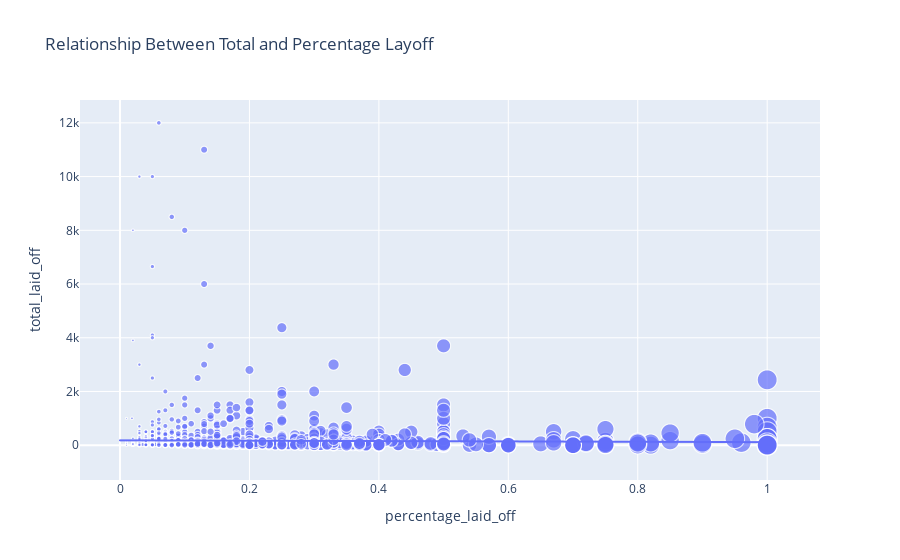

Notebook cell for this chart:
### Code cell
figure = px.scatter( data_frame = df,x="percentage_laid_off",
                    y="total_laid_off", size="percentage_laid_off", trendline="ols", 
                    title= "Relationship Between Total and Percentage Layoff")
figure.show()
#There is a linear relationship. It means that Virat Kohli likes playing fours. The more runs he scores in the innings, the more fours he plays.

### Figure 1 — Plotly figure (JSON) as saved in the notebook; plotly's stock layout.template omitted (floating-point values rounded to 4 significant figures; data arrays with more than 128 entries replaced by an {"elided": "..."} marker saying what was removed)
{"data": [{"hovertemplate": "percentage_laid_off=%{marker.size}<br>total_laid_off=%{y}<extra></extra>", "legendgroup": "", "marker": {"color": "#636efa", "size": {"elided": "2413 float values"}, "sizemode": "area", "sizeref": 0.0025, "symbol": "circle"}, "mode": "markers", "name": "", "showlegend": false, "type": "scattergl", "x": {"elided": "2413 float values"}, "xaxis": "x", "y": {"elided": "2413 int values"}, "yaxis": "y"}, {"hovertemplate": "<b>OLS trendline</b><br>total_laid_off = -66.9496 * percentage_laid_off + 180.775<br>R<sup>2</sup>=0.000544<br><br>percentage_laid_off=%{x}<br>total_laid_off=%{y} <b>(trend)</b><extra></extra>", "legendgroup": "", "marker": {"color": "#636efa", "symbol": "circle"}, "mode": "lines", "name": "", "showlegend": false, "type": "scattergl", "x": {"elided": "2413 float values"}, "xaxis": "x", "y": {"elided": "2413 float values"}, "yaxis": "y"}], "layout": {"legend": {"itemsizing": "constant", "tracegroupgap": 0}, "title": {"text": "Relationship Between Total and Percentage Layoff"}, "xaxis": {"anchor": "y", "domain": [0, 1], "title": {"text": "percentage_laid_off"}}, "yaxis": {"anchor": "x", "domain": [0, 1], "title": {"text": "total_laid_off"}}}}
